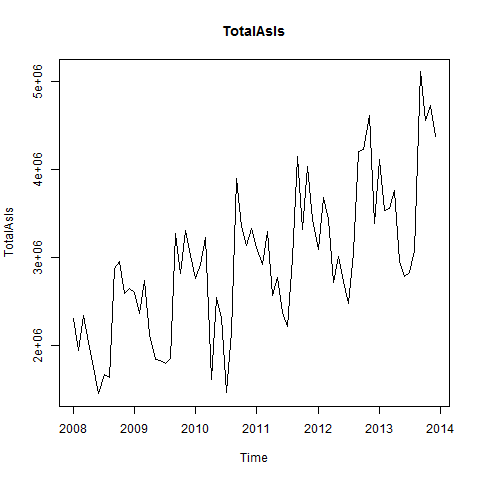

R code for this plot:
#creates plot TotalAsIs time series

png("Plots/TotalAsIs_plot1.png")
plot(TotalAsIs, col="black", main="TotalAsIs")
dev.off()
